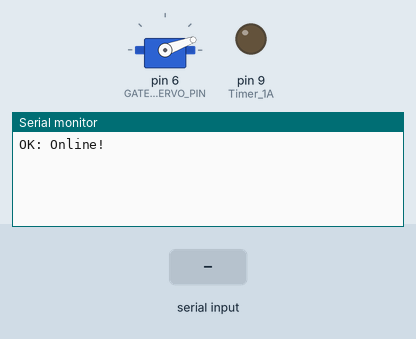
A sketch run on a simulated Arduino Uno, built with avr-gcc and run on an emulated ATmega328P. Shown: servo, output pins drawn as LEDs (lit = HIGH), the last lines printed to the serial monitor. The inputs (shaded band) are chosen by the test bench.

Above: at 1.2 s.
1.3 s: "90,45\n" received over Serial
At 2.3 s:
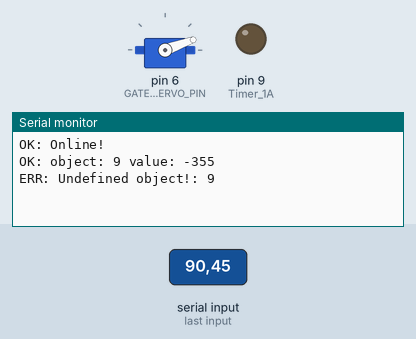
2.8 s: "5\n" received over Serial
At 3.5 s:
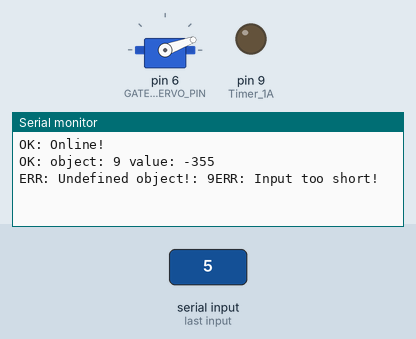

The sketch:

s3tcob.ino
```cpp
#include <Servo.h>
#include "CytronMotorDriver.h"

#define SHAKER_MOTOR_PWM 5
#define SHAKER_MOTOR_DIR 8
#define CONVEYOR_MOTOR_PWM 3
#define CONVEYOR_MOTOR_DIR 4
#define GATE_SERVO_PIN 6
#define BOX_FAN_PWM 9

#define SERIAL_BUFFER_MAX_LENGTH 256


// Configure the motor drivers
CytronMD shaker_motor(PWM_DIR, SHAKER_MOTOR_PWM, SHAKER_MOTOR_DIR);
CytronMD conveyor_motor(PWM_DIR, CONVEYOR_MOTOR_PWM, CONVEYOR_MOTOR_DIR);
// Configure servo motor
Servo gate_servo;

void setup() {
  // put your setup code here, to run once:
  Serial.begin(9600);
      pinMode(9,OUTPUT); // Timer 1A
  setupTimer1();
    gate_servo.attach(GATE_SERVO_PIN);
  Serial.println("OK: Online!");
  gate_servo.write(20);
}

void loop() {
  if (!Serial.available()) return;

  String buf = Serial.readStringUntil('\n');
  if (buf.length() < 5) {
    Serial.println("ERR: Input too short!");
    return;
  }

  char object = buf[0];
  int value = ((buf[1] - '0') * 1000) + ((buf[2] - '0') * 100) + ((buf[3] - '0') * 10) + (buf[4] - '0');


  Serial.print("OK: object: ");
  Serial.print(object);
  Serial.print(" value: ");
  Serial.println(value);

  switch (object) {
    case 's': shaker_motor.setSpeed(value); break;
    case 'c': conveyor_motor.setSpeed(value); break;
    case 'f': Serial.println("OK: setting fan"); setPWM1A((float)value / 1024.0f); break;
    case 'g': gate_servo.write(value); break;
    default: Serial.print("ERR: Undefined object!: "); Serial.print(object);
  }
}


//configure Timer 1 (pins 9,10) to output 25kHz PWM
void setupTimer1(){
    //Set PWM frequency to about 25khz on pins 9,10 (timer 1 mode 10, no prescale, count to 320)
    TCCR1A = (1 << COM1A1) | (1 << COM1B1) | (1 << WGM11);
    TCCR1B = (1 << CS10) | (1 << WGM13);
    ICR1 = 320;
    OCR1A = 0;
    OCR1B = 0;
}

//equivalent of analogWrite on pin 9
void setPWM1A(float f){
    f=f<0?0:f>1?1:f;
    OCR1A = (uint16_t)(320*f);
}
```

Measured:
- after the input at 1.3 s, the serial monitor: prints a new line at once (image 1)
- after the input at 2.8 s, the serial monitor: prints a new line at once (image 2)
